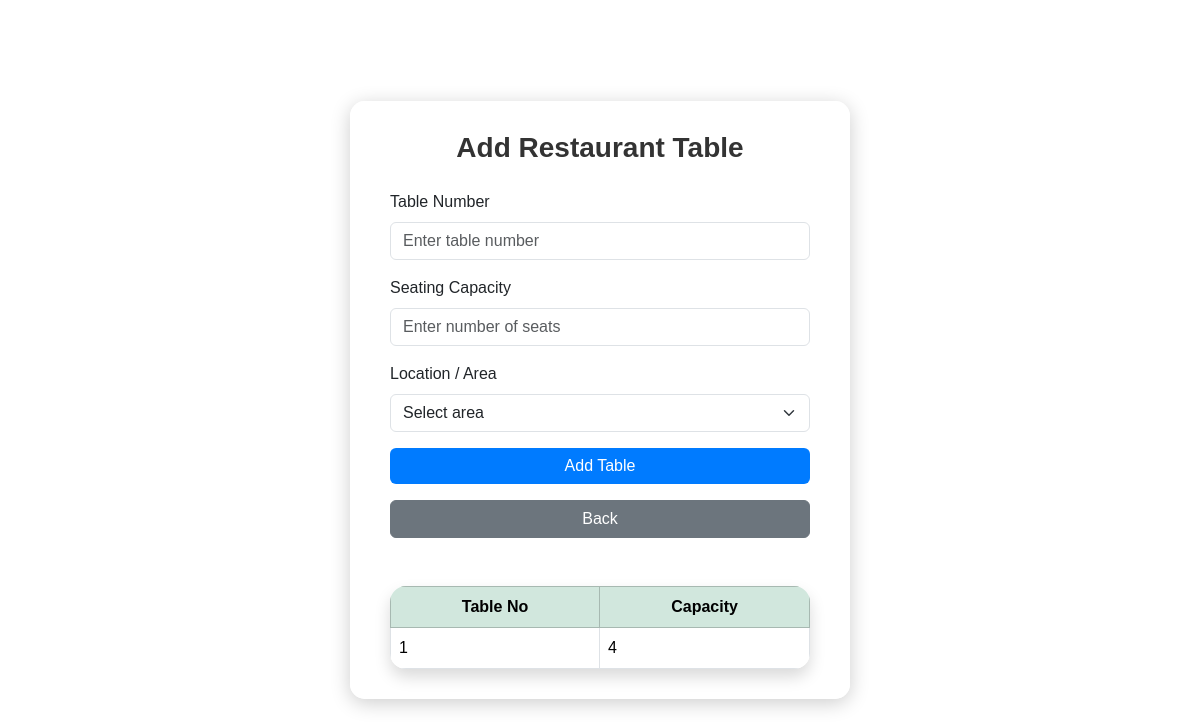
Page /addtables on the earlier database version.
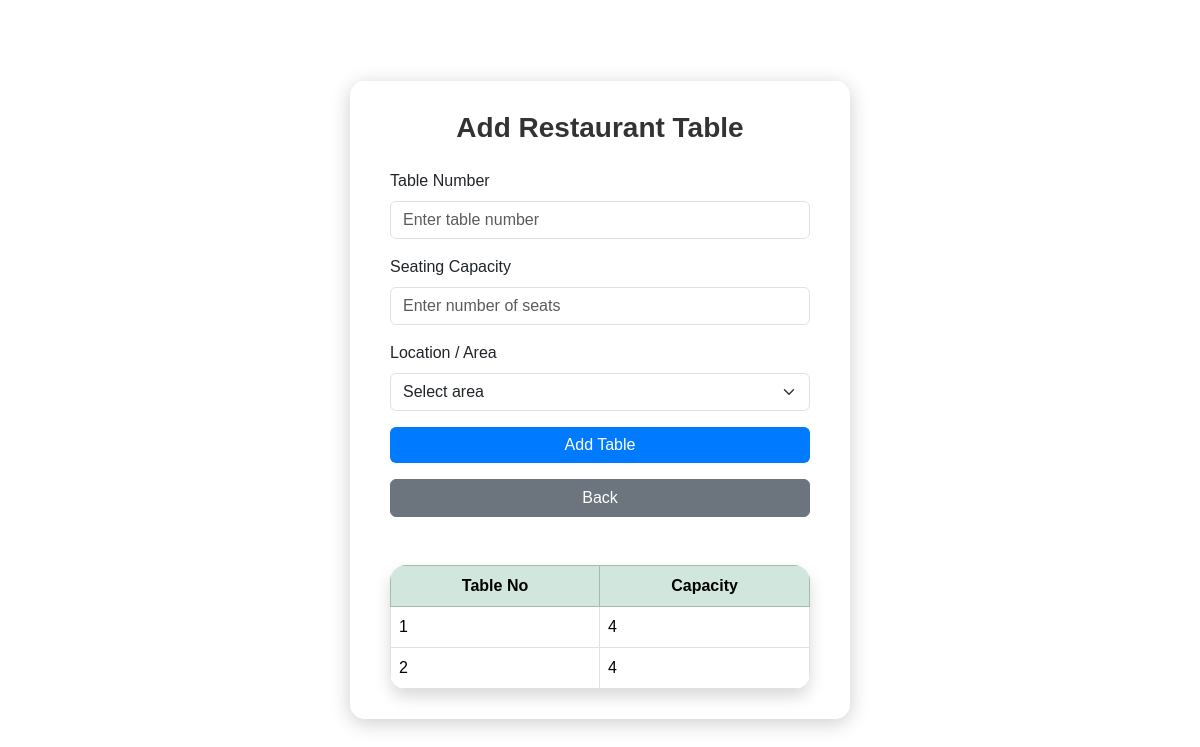
Same page on the later database version.
### app/models.py (models this page shows)
class Tables(models.Model):
    number=models.IntegerField(unique=True)
    capacity=models.IntegerField()
    location=models.CharField(max_length=100)
    status = models.CharField(max_length=20, default="available")

### app/views.py (the view)
# urls.py: path('addtables',views.addtables,name='addtable'),
def addtables(request):
    if request.method=='POST':
        tableno=request.POST.get('table_number')
        capacity=request.POST.get('capacity')
        location=request.POST.get('location')
        data=Tables.objects.create(number=tableno,capacity=capacity,location=location)
        data.save()
        return redirect('addtable')
    else:
        a=Tables.objects.all()
        return render(request,'Addtables.html',{'a':a})

### templates/Addtables.html (shortened to what this page needs)
{% load static %}
<!DOCTYPE html>
<html lang="en">
<head>
  <link href="https://cdn.jsdelivr.net/npm/bootstrap@5.3.2/dist/css/bootstrap.min.css" rel="stylesheet">
</head>
<body>
  <div class="form-container">
    <h3 class="form-title">Add Restaurant Table</h3>
    <form action="{% url 'addtable' %}" method="POST" >
      <div class="mb-3">
        <label for="table_number" class="form-label">Table Number</label>
        <input type="number" class="form-control" id="table_number" name="table_number" placeholder="Enter table number" required>
      </div>
      <div class="mb-3">
        <label for="capacity" class="form-label">Seating Capacity</label>
        <input type="number" class="form-control" id="capacity" name="capacity" placeholder="Enter number of seats" required>
      </div>
      <div class="mb-3">
        <label for="location" class="form-label">Location / Area</label>
        <select class="form-select" id="location" name="location">
          <option value="" disabled selected>Select area</option>
        </select>
      </div>
      <button type="submit" class="btn btn-primary">Add Table</button>
      <button type="button" class="btn btn-secondary w-100 mt-3" onclick="history.back()">Back</button>
    </form><br><br>
          <div class="table-responsive shadow rounded-4">
    <table class="table table-bordered table-hover align-middle mb-0">
      <thead class="table-success text-center">
        <tr>
          <th>Table No</th>
          <th>Capacity</th>
        </tr>
      </thead>
      <tbody>
        {% for i in a %}
        <tr>
          <td>{{ i.number }}</td>
          <td>{{ i.capacity }}</td>
        </tr>
        {% empty %}
        <tr>
          <td colspan="5" class="text-center text-muted py-3">No tables added yet</td>
        </tr>
        {% endfor %}
      </tbody>
    </table>
  </div>
  </div>
</body>
</html>

Differences in the rows shown:
added Tables: number "2", capacity "4"
